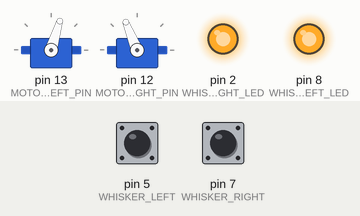
Recording of a sketch running on a simulated Arduino Uno, built with avr-gcc and run on an emulated ATmega328P. Parts: 2 × servo, output pins drawn as LEDs (lit = HIGH). The test bench sets the inputs (shaded band); at power-on: pin 5 (WHISKER_LEFT) LOW, pin 7 (WHISKER_RIGHT) LOW. What the sketch prints to the serial monitor is not drawn.

Above: at 6.4 s.
6.5 s: pin 5 (WHISKER_LEFT) pulled HIGH for 3 s
At 9.3 s:
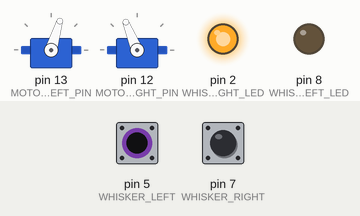
12.3 s: pin 7 (WHISKER_RIGHT) pulled HIGH for 3 s
At 14.5 s:
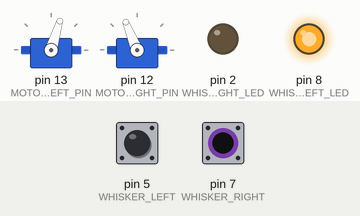
17.5 s: pin 5 (WHISKER_LEFT) driven HIGH and pin 7 (WHISKER_RIGHT) driven HIGH
At 19.7 s:
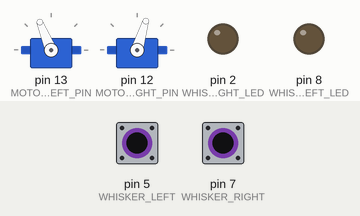
21.1 s: pin 5 (WHISKER_LEFT) driven LOW
At 21.8 s:
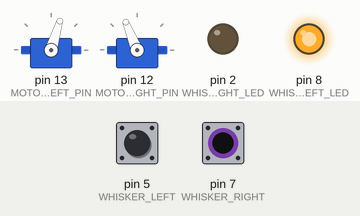
28.4 s: pin 5 (WHISKER_LEFT) driven HIGH
At 30.51 s:
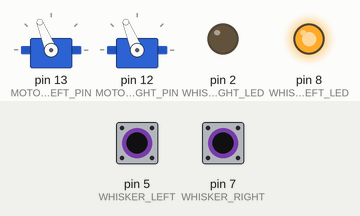
Timing chart, 0 to 32.2 s (numbered marks = the images above; inputs shaded):
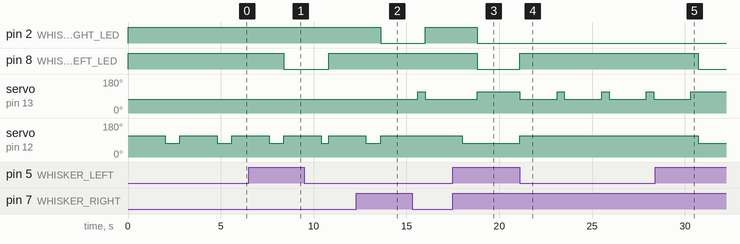

Measured:
- after the input at 6.5 s, pin 8 (WHISKER_LEFT_LED): HIGH → LOW after 1.9 s, → HIGH 2.4 s later
- after the input at 12.3 s, pin 2 (WHISKER_RIGHT_LED): HIGH → LOW after 1.3 s, → HIGH 2.4 s later; servo on pin 13 (MOTOR_LEFT_PIN): 73° → 112° after 3.3 s, → 73° 0.40 s later; servo on pin 12 (MOTOR_RIGHT_PIN): goes on until 13.6 s, then stays 112°
- after the input at 17.5 s, pin 2 (WHISKER_RIGHT_LED), pin 8 (WHISKER_LEFT_LED): HIGH → LOW after 1.3 s; servo on pin 13 (MOTOR_LEFT_PIN): 73° → 112° after 1.3 s; servo on pin 12 (MOTOR_RIGHT_PIN): goes on until 18.0 s, then stays 73°
- after the input at 21.1 s, pin 8 (WHISKER_LEFT_LED): LOW → HIGH at once; servo on pin 13 (MOTOR_LEFT_PIN): alternates 112° for 0.40 s and 73° for 2.0 s, starting at once; servo on pin 12 (MOTOR_RIGHT_PIN): 73° → 112° at once
- after the input at 28.4 s, pin 8 (WHISKER_LEFT_LED): HIGH → LOW after 2.3 s; servo on pin 13 (MOTOR_LEFT_PIN): goes on until 30.3 s, then stays 112°; servo on pin 12 (MOTOR_RIGHT_PIN): 112° → 73° after 2.3 s
- by itself, servo on pin 12 (MOTOR_RIGHT_PIN): alternates 112° for 2.0 s and 73° for 0.80 s

The sketch:

robot-servo-subsystem-autonomous-navigation.ino
```cpp
//
// This is it, the show.  This subystem test has a complete
// runthrough of whiskers, servos, and navigation location.
//
#include <Servo.h>

//Motors
Servo motorLeft;
Servo motorRight;

//Motor board pin mounts
const int MOTOR_LEFT_PIN = 13;
const int MOTOR_RIGHT_PIN = 12;

//Whisker PIN binding
const int WHISKER_LEFT = 5;
const int WHISKER_RIGHT = 7;

//LED Whisker PIN binding
const int WHISKER_LEFT_LED = 8;
const int WHISKER_RIGHT_LED = 2;

//Directions (a hack around a typedef'd enum for this hobbled version of C)
const int CONTACT_BOTH = 1000;
const int CONTACT_LEFT = 1001;
const int CONTACT_RIGHT = 1002;
const int CONTACT_NONE = 1003;

//Whisker contact
const int WHISKER_CONTACT = 0;

void setup() {
  //bind whiskers
  pinMode(WHISKER_LEFT, INPUT);
  pinMode(WHISKER_RIGHT, INPUT);

  //bind whisker LED's
  pinMode(WHISKER_LEFT_LED, OUTPUT);
  pinMode(WHISKER_RIGHT_LED, OUTPUT);

  motorLeft.attach(MOTOR_LEFT_PIN);
  motorRight.attach(MOTOR_RIGHT_PIN);

  Serial.begin(9600);
}

void loop() {
  byte left_whisker_data = digitalRead(WHISKER_LEFT);
  byte right_whisker_data = digitalRead(WHISKER_RIGHT);

  int contact = determine_contact(left_whisker_data, right_whisker_data);
  navigate(contact);
}

int determine_contact(byte leftWhiskerInput, byte rightWhiskerInput){

  broadcast_whisker_state(leftWhiskerInput, WHISKER_LEFT_LED);
  broadcast_whisker_state(rightWhiskerInput, WHISKER_RIGHT_LED);

  Serial.print(leftWhiskerInput);
  Serial.print(rightWhiskerInput);

  if(leftWhiskerInput == WHISKER_CONTACT && rightWhiskerInput == WHISKER_CONTACT){
    return CONTACT_BOTH;
  }

  if(leftWhiskerInput == WHISKER_CONTACT && rightWhiskerInput != WHISKER_CONTACT){
    return CONTACT_LEFT;
  }

  if(rightWhiskerInput == WHISKER_CONTACT && leftWhiskerInput != WHISKER_CONTACT){
    return CONTACT_RIGHT;
  }

  return CONTACT_NONE;
}

void broadcast_whisker_state(byte whisker_state, int whisker_led_pin){
  int led_state = LOW;
  if(whisker_state == WHISKER_CONTACT){
    led_state = HIGH;
  }

  digitalWrite(whisker_led_pin, led_state);
}

void navigate(int contact){

  switch(contact){

    case CONTACT_BOTH :
      move_backward();
      turn_left();
      turn_left();
      break;

    case CONTACT_LEFT :
      move_backward();
      turn_right();
      break;

    case CONTACT_RIGHT :
      move_backward();
      turn_left();
      break;

    default:
      move_forward();
  }
}

void turn_right(){
  motorLeft.writeMicroseconds(1700);
  motorRight.writeMicroseconds(1700);
  delay(400);
}

void turn_left(){
  motorLeft.writeMicroseconds(1300);
  motorRight.writeMicroseconds(1300);
  delay(400);
}

void move_backward(){
  motorLeft.writeMicroseconds(1300);
  motorRight.writeMicroseconds(1700);
  delay(2000);
}

void move_forward(){
  motorLeft.writeMicroseconds(1700);
  motorRight.writeMicroseconds(1300);
  delay(20);
}
```
